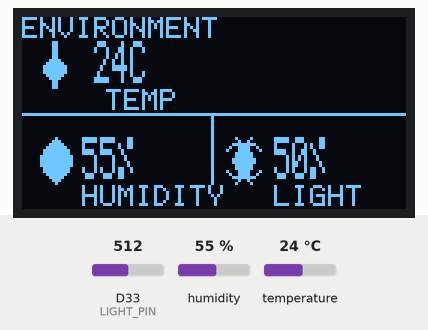
Recording of a sketch running on a simulated Arduino Due. Parts: 128×64 one-colour display. Wiring (inferred from the names in the program): SSD1306 OLED at I2C address 0x3C. The inputs (shaded band) are chosen by the test bench; at power-on: humidity 55 %, D33 (LIGHT_PIN) = 512, temperature 24 °C (analog values on the 0–1023 scale). What the sketch prints to the serial monitor is not drawn.

Above: at 1.5 s.
1.6 s: humidity set to 22 %
At 3.1 s:
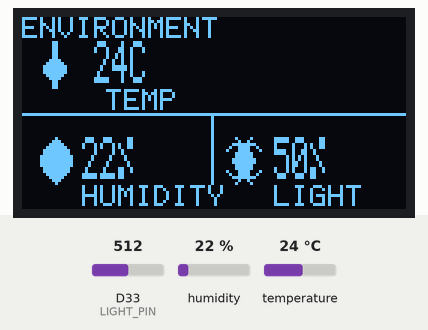
3.9 s: D33 (LIGHT_PIN) set to 716
At 5.4 s:
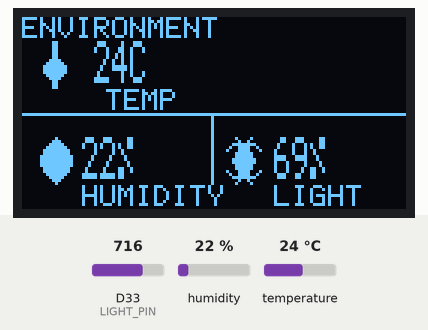
5.9 s: temperature set to 12 °C
At 7.7 s:
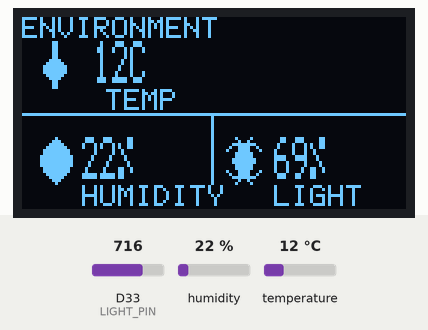
8.0 s: D33 (LIGHT_PIN) set to 900
At 9.7 s:
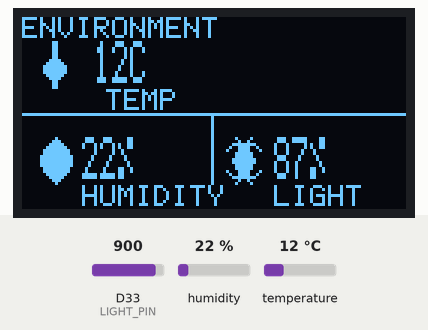
10.0 s: humidity set to 40 %
At 11.1 s:
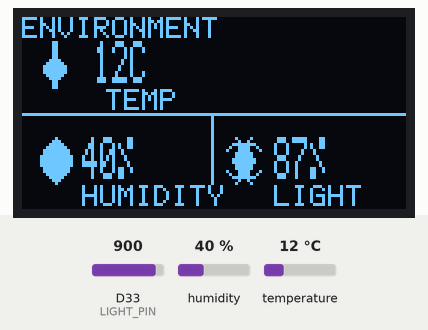
12.1 s: D33 (LIGHT_PIN) set to 1023
At 13.4 s:
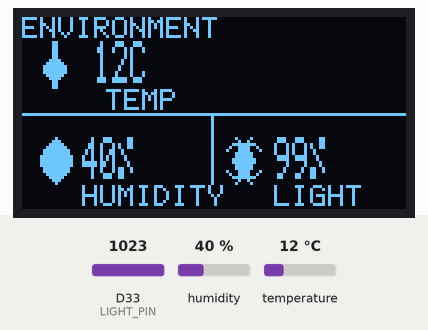
Timing chart, 0 to 15.1 s (numbered marks = the images above; inputs shaded):
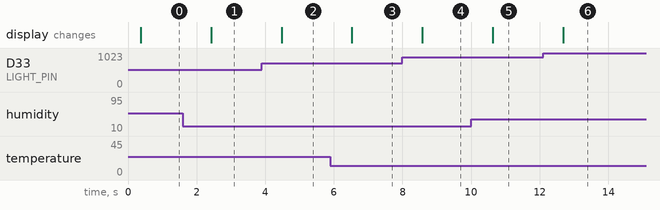

The sketch:

22_dht_light_oled.ino
```cpp
#include <Wire.h>
#include <SimpleDHT.h>

const int DHT_PIN = 14;
const int LIGHT_PIN = 33;
const int OLED_SDA = 21;
const int OLED_SCL = 22;
const uint8_t OLED_ADDRESS = 0x3C;

SimpleDHT11 dht11(DHT_PIN);

const uint8_t DIGITS[][5] = {
  {0x3E,0x51,0x49,0x45,0x3E},{0x00,0x42,0x7F,0x40,0x00},
  {0x42,0x61,0x51,0x49,0x46},{0x21,0x41,0x45,0x4B,0x31},
  {0x18,0x14,0x12,0x7F,0x10},{0x27,0x45,0x45,0x45,0x39},
  {0x3C,0x4A,0x49,0x49,0x30},{0x01,0x71,0x09,0x05,0x03},
  {0x36,0x49,0x49,0x49,0x36},{0x06,0x49,0x49,0x29,0x1E}
};

const uint8_t LETTERS[][5] = {
  {0x7E,0x11,0x11,0x11,0x7E},{0x7F,0x49,0x49,0x49,0x36},{0x3E,0x41,0x41,0x41,0x22},
  {0x7F,0x41,0x41,0x22,0x1C},{0x7F,0x49,0x49,0x49,0x41},{0x7F,0x09,0x09,0x09,0x01},
  {0x3E,0x41,0x49,0x49,0x7A},{0x7F,0x08,0x08,0x08,0x7F},{0x00,0x41,0x7F,0x41,0x00},
  {0x20,0x40,0x41,0x3F,0x01},{0x7F,0x08,0x14,0x22,0x41},{0x7F,0x40,0x40,0x40,0x40},
  {0x7F,0x02,0x0C,0x02,0x7F},{0x7F,0x04,0x08,0x10,0x7F},{0x3E,0x41,0x41,0x41,0x3E},
  {0x7F,0x09,0x09,0x09,0x06},{0x3E,0x41,0x51,0x21,0x5E},{0x7F,0x09,0x19,0x29,0x46},
  {0x46,0x49,0x49,0x49,0x31},{0x01,0x01,0x7F,0x01,0x01},{0x3F,0x40,0x40,0x40,0x3F},
  {0x1F,0x20,0x40,0x20,0x1F},{0x7F,0x20,0x18,0x20,0x7F},{0x63,0x14,0x08,0x14,0x63},
  {0x07,0x08,0x70,0x08,0x07},{0x61,0x51,0x49,0x45,0x43}
};

void oledCommand(uint8_t command) {
  Wire.beginTransmission(OLED_ADDRESS);
  Wire.write(0x00);
  Wire.write(command);
  Wire.endTransmission();
}

void oledInit() {
  Wire.begin(OLED_SDA, OLED_SCL);
  delay(100);
  const uint8_t commands[] = {0xAE,0xD5,0x80,0xA8,0x3F,0xD3,0x00,0x40,0x8D,0x14,0x20,0x00,0xA1,0xC8,0xDA,0x12,0x81,0x7F,0xD9,0xF1,0xDB,0x40,0xA4,0xA6,0xAF};
  for (uint8_t command : commands) oledCommand(command);
}

void oledPosition(uint8_t column, uint8_t page) {
  oledCommand(0xB0 | page);
  oledCommand(column & 0x0F);
  oledCommand(0x10 | (column >> 4));
}

void oledClear() {
  for (uint8_t page = 0; page < 8; page++) {
    for (uint8_t block = 0; block < 8; block++) {
      oledPosition(block * 16, page);
      Wire.beginTransmission(OLED_ADDRESS);
      Wire.write(0x40);
      for (uint8_t column = 0; column < 16; column++) Wire.write(0x00);
      Wire.endTransmission();
    }
  }
}

void getGlyph(char character, uint8_t glyph[5]) {
  memset(glyph, 0, 5);
  if (character >= '0' && character <= '9') {
    const uint8_t digits[][5] = {
      {0x3E,0x51,0x49,0x45,0x3E},{0x00,0x42,0x7F,0x40,0x00},{0x42,0x61,0x51,0x49,0x46},
      {0x21,0x41,0x45,0x4B,0x31},{0x18,0x14,0x12,0x7F,0x10},{0x27,0x45,0x45,0x45,0x39},
      {0x3C,0x4A,0x49,0x49,0x30},{0x01,0x71,0x09,0x05,0x03},{0x36,0x49,0x49,0x49,0x36},
      {0x06,0x49,0x49,0x29,0x1E}
    };
    memcpy(glyph, digits[character - '0'], 5);
  } else if (character >= 'A' && character <= 'Z') {
    const uint8_t letters[][5] = {
      {0x7E,0x11,0x11,0x11,0x7E},{0x7F,0x49,0x49,0x49,0x36},{0x3E,0x41,0x41,0x41,0x22},
      {0x7F,0x41,0x41,0x22,0x1C},{0x7F,0x49,0x49,0x49,0x41},{0x7F,0x09,0x09,0x09,0x01},
      {0x3E,0x41,0x49,0x49,0x7A},{0x7F,0x08,0x08,0x08,0x7F},{0x00,0x41,0x7F,0x41,0x00},
      {0x20,0x40,0x41,0x3F,0x01},{0x7F,0x08,0x14,0x22,0x41},{0x7F,0x40,0x40,0x40,0x40},
      {0x7F,0x02,0x0C,0x02,0x7F},{0x7F,0x04,0x08,0x10,0x7F},{0x3E,0x41,0x41,0x41,0x3E},
      {0x7F,0x09,0x09,0x09,0x06},{0x3E,0x41,0x51,0x21,0x5E},{0x7F,0x09,0x19,0x29,0x46},
      {0x46,0x49,0x49,0x49,0x31},{0x01,0x01,0x7F,0x01,0x01},{0x3F,0x40,0x40,0x40,0x3F},
      {0x1F,0x20,0x40,0x20,0x1F},{0x7F,0x20,0x18,0x20,0x7F},{0x63,0x14,0x08,0x14,0x63},
      {0x07,0x08,0x70,0x08,0x07},{0x61,0x51,0x49,0x45,0x43}
    };
    memcpy(glyph, letters[character - 'A'], 5);
  } else if (character == ':') {
    glyph[1] = 0x36;
  } else if (character == '%') {
    glyph[0] = 0x62; glyph[1] = 0x64; glyph[2] = 0x08; glyph[3] = 0x13; glyph[4] = 0x23;
  } else if (character == 'C') {
    glyph[0] = 0x3E; glyph[1] = 0x41; glyph[2] = 0x41; glyph[3] = 0x41; glyph[4] = 0x22;
  }
}

void oledChar(char character) {
  uint8_t glyph[5];
  getGlyph(character, glyph);
  for (uint8_t index = 0; index < 5; index++) Wire.write(glyph[index]);
  Wire.write(0x00);
}

void oledTextFixed(uint8_t column, uint8_t page, const char *text, uint8_t characterCount) {
  oledPosition(column, page);
  Wire.beginTransmission(OLED_ADDRESS);
  Wire.write(0x40);
  for (uint8_t index = 0; index < characterCount; index++) {
    oledChar(text[index] ? text[index] : ' ');
  }
  Wire.endTransmission();
}

uint8_t scaleGlyphPage(const uint8_t glyph[5], uint8_t pagePart, uint8_t sourceColumn) {
  uint8_t result = 0;
  for (uint8_t sourceBit = 0; sourceBit < 4; sourceBit++) {
    uint8_t glyphBit = pagePart * 4 + sourceBit;
    if (glyphBit < 7 && (glyph[sourceColumn] & (1 << glyphBit))) {
      result |= (1 << (sourceBit * 2));
      result |= (1 << (sourceBit * 2 + 1));
    }
  }
  return result;
}

void oledTextLargeFixed(uint8_t column, uint8_t page, const char *text, uint8_t characterCount) {
  uint8_t top[60];
  uint8_t bottom[60];
  uint8_t outputIndex = 0;
  for (uint8_t characterIndex = 0; characterIndex < characterCount; characterIndex++) {
    uint8_t glyph[5];
    getGlyph(text[characterIndex] ? text[characterIndex] : ' ', glyph);
    for (uint8_t sourceColumn = 0; sourceColumn < 5; sourceColumn++) {
      top[outputIndex] = scaleGlyphPage(glyph, 0, sourceColumn);
      bottom[outputIndex++] = scaleGlyphPage(glyph, 1, sourceColumn);
      top[outputIndex - 1] = scaleGlyphPage(glyph, 0, sourceColumn);
    }
    top[outputIndex] = 0;
    bottom[outputIndex] = 0;
    outputIndex++;
  }
  oledPosition(column, page);
  Wire.beginTransmission(OLED_ADDRESS);
  Wire.write(0x40);
  for (uint8_t index = 0; index < outputIndex; index++) Wire.write(top[index]);
  Wire.endTransmission();
  oledPosition(column, page + 1);
  Wire.beginTransmission(OLED_ADDRESS);
  Wire.write(0x40);
  for (uint8_t index = 0; index < outputIndex; index++) Wire.write(bottom[index]);
  Wire.endTransmission();
}

const uint8_t ICON_THERMOMETER[2][16] = {
  {0x00,0x00,0x00,0x00,0x80,0xC0,0xFF,0xFF,0xC0,0x80,0x00,0x00,0x00,0x00,0x00,0x00},
  {0x00,0x00,0x00,0x07,0x0F,0x1F,0xFF,0xFF,0x1F,0x0F,0x07,0x00,0x00,0x00,0x00,0x00}
};

const uint8_t ICON_DROPLET[2][16] = {
  {0x00,0x00,0xC0,0xF0,0xF8,0xFC,0xFE,0xFF,0xFE,0xFC,0xF8,0xF0,0xC0,0x00,0x00,0x00},
  {0x00,0x00,0x03,0x0F,0x1F,0x3F,0x7F,0xFF,0x7F,0x3F,0x1F,0x0F,0x03,0x00,0x00,0x00}
};

const uint8_t ICON_SUN[2][16] = {
  {0x10,0x08,0x84,0xE5,0xFE,0xFC,0xFC,0xFE,0xE5,0x84,0x08,0x10,0x00,0x00,0x00,0x00},
  {0x08,0x10,0x21,0xA7,0x7F,0x3F,0x3F,0x7F,0xA7,0x21,0x10,0x08,0x00,0x00,0x00,0x00}
};
void oledBitmap16x16(uint8_t column, uint8_t page, const uint8_t bitmap[2][16]) {
  for (uint8_t bitmapPage = 0; bitmapPage < 2; bitmapPage++) {
    oledPosition(column, page + bitmapPage);
    Wire.beginTransmission(OLED_ADDRESS);
    Wire.write(0x40);
    for (uint8_t index = 0; index < 16; index++) Wire.write(bitmap[bitmapPage][index]);
    Wire.endTransmission();
  }
}

void oledVerticalLineFromPage(uint8_t column, uint8_t startPage) {
  for (uint8_t page = startPage; page < 8; page++) {
    oledPosition(column, page);
    Wire.beginTransmission(OLED_ADDRESS);
    Wire.write(0x40);
    Wire.write(0xFF);
    Wire.endTransmission();
  }
}

void oledHorizontalLine(uint8_t page, uint8_t mask) {
  for (uint8_t block = 0; block < 8; block++) {
    oledPosition(block * 16, page);
    Wire.beginTransmission(OLED_ADDRESS);
    Wire.write(0x40);
    for (uint8_t index = 0; index < 16; index++) Wire.write(mask);
    Wire.endTransmission();
  }
}

void updateSmallLine(uint8_t column, uint8_t page, const char *text, uint8_t characterCount, char *lastText) {
  if (strcmp(text, lastText) != 0) {
    oledTextFixed(column, page, text, characterCount);
    strncpy(lastText, text, 21);
    lastText[21] = 0;
  }
}

void updateLargeLine(uint8_t column, uint8_t page, const char *text, uint8_t characterCount, char *lastText) {
  if (strcmp(text, lastText) != 0) {
    oledTextLargeFixed(column, page, text, characterCount);
    strncpy(lastText, text, 21);
    lastText[21] = 0;
  }
}

char lastTemperature[22] = "";
char lastHumidity[22] = "";
char lastLight[22] = "";

void setup() {
  Serial.begin(115200);
  analogReadResolution(12);
  pinMode(LIGHT_PIN, INPUT);
  oledInit();
  oledClear();

  oledTextFixed(0, 0, "ENVIRONMENT", 12);
  oledHorizontalLine(4, 0x01);
  oledVerticalLineFromPage(63, 4);

  oledBitmap16x16(4, 1, ICON_THERMOMETER);
  oledTextFixed(28, 3, "TEMP", 5);
  oledBitmap16x16(4, 5, ICON_DROPLET);
  oledTextFixed(20, 7, "HUMIDITY", 9);
  oledBitmap16x16(68, 5, ICON_SUN);
  oledTextFixed(84, 7, "LIGHT", 6);
}

void loop() {
  byte temperature = 0;
  byte humidity = 0;
  int error = dht11.read(&temperature, &humidity, NULL);
  int lightRaw = analogRead(LIGHT_PIN);
  int lightPercent = constrain(map(lightRaw, 0, 4095, 0, 100), 0, 100);
  char temperatureText[8];
  char humidityText[8];
  char lightText[8];

  if (error == SimpleDHTErrSuccess) {
    snprintf(temperatureText, sizeof(temperatureText), "%dC", temperature);
    snprintf(humidityText, sizeof(humidityText), "%d%%", humidity);
    updateLargeLine(24, 1, temperatureText, 4, lastTemperature);
    updateLargeLine(20, 5, humidityText, 4, lastHumidity);
    Serial.printf("Temperature: %d C, Humidity: %d %%, Light: %d %% (raw %d)\n", temperature, humidity, lightPercent, lightRaw);
  } else {
    updateLargeLine(24, 1, "ERR", 4, lastTemperature);
    updateLargeLine(20, 5, "ERR", 4, lastHumidity);
    Serial.printf("DHT11 read failed, error=%d\n", error);
  }

  snprintf(lightText, sizeof(lightText), "%d%%", lightPercent);
  updateLargeLine(84, 5, lightText, 4, lastLight);
  delay(1000);
}
```

Measured:
- after the input at 1.6 s, the display: changes after 0.82 s (image 1)
- after the input at 3.9 s, the display: changes after 0.58 s (image 2)
- after the input at 5.9 s, the display: changes after 0.63 s (image 3)
- after the input at 8.0 s, the display: changes after 0.58 s (image 4)
- after the input at 10.0 s, the display: changes after 0.64 s (image 5)
- after the input at 12.1 s, the display: changes after 0.59 s (image 6)
